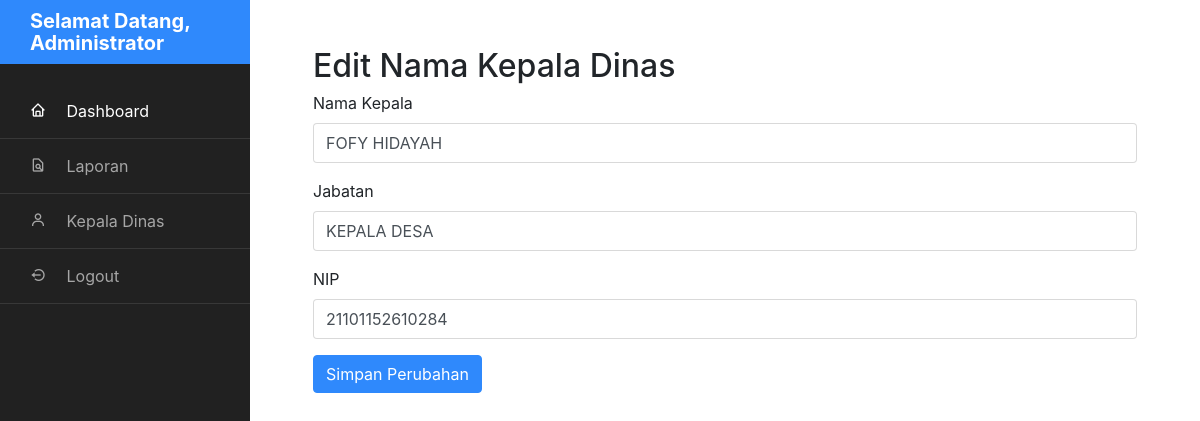
/kepala_dinas/form_kepala_dinas.php (signed in), run on the app's committed database.
### tables this page shows
CREATE TABLE `tbl_akun` (
  `id_akun` int NOT NULL,
  `nama_lengkap` varchar(50) NOT NULL,
  `username` varchar(50) NOT NULL,
  `password` varchar(30) NOT NULL,
  `role` enum('admin','kepala_dinas') NOT NULL DEFAULT 'admin'
);

CREATE TABLE `tbl_kepala` (
  `id_kepala` int NOT NULL,
  `nama_kepala` varchar(50) NOT NULL,
  `jabatan` varchar(50) NOT NULL,
  `nip` varchar(50) NOT NULL
);

### kepala_dinas/form_kepala_dinas.php (the view, shortened to what this page needs)
<?php
include '../assets/conn/config.php';
$sql = "SELECT * FROM tbl_kepala WHERE id_kepala = 1";
$result = $conn->query($sql);
if ($result->num_rows > 0) {
    $kepaladinas = $result->fetch_assoc();
} else {
    die("Data kepala dinas tidak ditemukan.");
}
include 'header.php';
?>
<!DOCTYPE html>
<html lang="en">
<head>
    <link rel="stylesheet" href="path/to/bootstrap.css">
</head>
<body>
<div class="container">
    <h2>Edit Nama Kepala Dinas</h2>
    <form method="POST">
        <div class="form-group">
            <label for="nama_lengkap">Nama Kepala</label>
            <input type="text" id="nama_kepala" name="nama_kepala" class="form-control" value="<?= htmlspecialchars($kepaladinas['nama_kepala']) ?>" required>
        </div>
        <div class="form-group">
            <label for="jabatan">Jabatan</label>
            <input type="text" id="jabatan" name="jabatan" class="form-control" value="<?= htmlspecialchars($kepaladinas['jabatan']) ?>" required>
        </div>
        <div class="form-group">
            <label for="nip">NIP</label>
            <input type="text" id="nip" name="nip" class="form-control" value="<?= htmlspecialchars($kepaladinas['nip']) ?>" required>
        </div>
        <button type="submit" class="btn btn-primary">Simpan Perubahan</button>
    </form>
</div>
</body>
</html>

### kepala_dinas/header.php (shortened to what this page needs)
<?php
include "../assets/conn/config.php";
$query = "SELECT * FROM tbl_akun WHERE id_akun='$_SESSION[id_akun]'";
$stm = $conn->query($query);
$row = $stm->fetch_assoc();
?>
<!doctype html>
<html lang="en">
<head>
    <link rel="stylesheet" href="../assets/sidebar/css/style.css">
    <link href='https://unpkg.com/boxicons@2.1.4/css/boxicons.min.css' rel='stylesheet'>
</head>
<body>
    <div class="wrapper d-flex align-items-stretch">
        <nav id="sidebar">
            <div class="custom-menu">
                <button type="button" id="sidebarCollapse" class="btn btn-primary">
                </button>
            </div>
            <h1><a href="index.html" class="logo">Selamat Datang, <?= $row['nama_lengkap'] ?></a></h1>
            <ul class="list-unstyled components mb-5">
                <li class="active">
                    <a href="index.php"><i class="bx bx-home mr-3"></i> Dashboard</a>
                </li>
                <li>
                    <a href="laporan.php" target="_blank"><i class='bx bx-file-find mr-3'></i> Laporan</a>
                </li>
                <li>
                <a href="form_kepala_dinas.php" target="_blank"><i class='bx bx-user mr-3'></i> Kepala Dinas</a>
                </li>
                <li>
                    <a href="logout.php"><i class='bx bx-log-out-circle mr-3'></i> Logout</a>
                </li>
            </ul>
        </nav>
        <div id="content" class="p-4 p-md-5 pt-5">
</body>
</html>

### kepala_dinas/header.php (style rules this page uses)
.form-control { border: 1px solid; }

### data on the page
tbl_akun: nama_lengkap "Administrator"
tbl_kepala: nama_kepala "FOFY HIDAYAH", jabatan "KEPALA DESA", nip "21101152610284"
